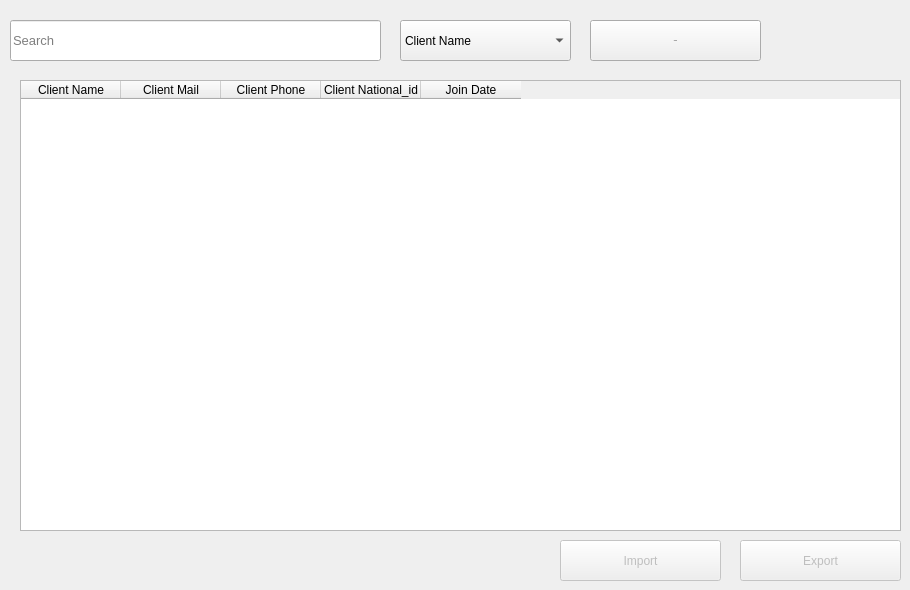
      <widget class="QWidget" name="tab_11">
       <attribute name="title">
        <string>All Clients</string>
       </attribute>
       <widget class="QTableWidget" name="tableWidget_3">
        <property name="geometry">
         <rect>
          <x>20</x>
          <y>80</y>
          <width>881</width>
          <height>451</height>
         </rect>
        </property>
        <column>
         <property name="text">
          <string>Client Name</string>
         </property>
        </column>
        <column>
         <property name="text">
          <string>Client Mail</string>
         </property>
        </column>
        <column>
         <property name="text">
          <string>Client Phone</string>
         </property>
        </column>
        <column>
         <property name="text">
          <string>Client National_id</string>
         </property>
        </column>
        <column>
         <property name="text">
          <string>Join Date</string>
         </property>
        </column>
       </widget>
       <widget class="QPushButton" name="pushButton_14">
        <property name="geometry">
         <rect>
          <x>590</x>
          <y>20</y>
          <width>171</width>
          <height>41</height>
         </rect>
        </property>
        <property name="font">
         <font>
          <pointsize>-1</pointsize>
         </font>
        </property>
        <property name="text">
         <string>Search</string>
        </property>
       </widget>
       <widget class="QLineEdit" name="lineEdit_10">
        <property name="geometry">
         <rect>
          <x>10</x>
          <y>20</y>
          <width>371</width>
          <height>41</height>
         </rect>
        </property>
        <property name="font">
         <font>
          <pointsize>10</pointsize>
         </font>
        </property>
        <property name="placeholderText">
         <string>Search</string>
        </property>
       </widget>
       <widget class="QComboBox" name="comboBox_12">
        <property name="geometry">
         <rect>
          <x>400</x>
          <y>20</y>
          <width>171</width>
          <height>41</height>
         </rect>
        </property>
        <property name="font">
         <font>
          <pointsize>9</pointsize>
         </font>
        </property>
        <item>
         <property name="text">
          <string>Client Name</string>
         </property>
        </item>
        <item>
         <property name="text">
          <string>Client Mail</string>
         </property>
        </item>
        <item>
         <property name="text">
          <string>Client Phone</string>
         </property>
        </item>
        <item>
         <property name="text">
          <string>Client National_Id</string>
         </property>
        </item>
       </widget>
       <widget class="QPushButton" name="pushButton_36">
        <property name="enabled">
         <bool>false</bool>
        </property>
        <property name="geometry">
         <rect>
          <x>560</x>
          <y>540</y>
          <width>161</width>
          <height>41</height>
         </rect>
        </property>
        <property name="text">
         <string>Import</string>
        </property>
       </widget>
       <widget class="QPushButton" name="pushButton_37">
        <property name="enabled">
         <bool>false</bool>
        </property>
        <property name="geometry">
         <rect>
          <x>740</x>
          <y>540</y>
          <width>161</width>
          <height>41</height>
         </rect>
        </property>
        <property name="text">
         <string>Export</string>
        </property>
       </widget>
      </widget>
